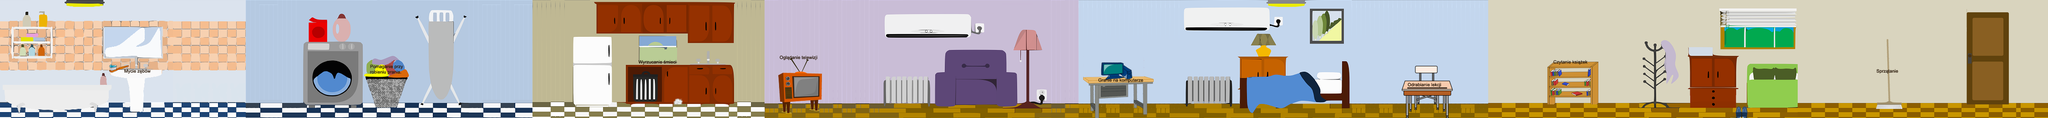

Rendered tile map (Tiled .tmx) drawn with the repository's tilesets; below, a short description and the map source with its tile grids summarised:
An orthogonal 450x26 tile map with 10x10 px tiles, 11 tile layers (Bg, adds, doors, 1, ...), 26 tilesets and 16 objects.

<map version="1.0" tiledversion="1.0.1" orientation="orthogonal" renderorder="right-down" width="450" height="26" tilewidth="10" tileheight="10" nextobjectid="51">
 <tileset firstgid="1" name="bath" tilewidth="10" tileheight="10" tilecount="988" columns="38">
  <image source="graphic/bath.png" trans="ff00ff" width="380" height="269" />
 </tileset>
 <tileset firstgid="989" name="bath1" tilewidth="10" tileheight="10" tilecount="104" columns="4">
  <image source="graphic/bath1.png" trans="ff00ff" width="40" height="269" />
 </tileset>
 <tileset firstgid="1093" name="wash" tilewidth="10" tileheight="10" tilecount="1026" columns="38">
  <image source="graphic/wash.png" trans="ff00ff" width="382" height="270" />
 </tileset>
 <tileset firstgid="2119" name="kitchen" tilewidth="10" tileheight="10" tilecount="988" columns="38">
  <image source="graphic/kitchen.png" trans="ff00ff" width="380" height="267" />
 </tileset>
 <tileset firstgid="3107" name="kitchen1" tilewidth="10" tileheight="10" tilecount="27" columns="1">
  <image source="graphic/kitchen1.png" trans="ff00ff" width="16" height="270" />
 </tileset>
 <tileset firstgid="3134" name="living" tilewidth="10" tileheight="10" tilecount="1026" columns="38">
  <image source="graphic/living.png" trans="ff00ff" width="380" height="270" />
 </tileset>
 <tileset firstgid="4160" name="bed" tilewidth="10" tileheight="10" tilecount="1026" columns="38">
  <image source="graphic/bed.png" trans="ff00ff" width="380" height="270" />
 </tileset>
 <tileset firstgid="5186" name="living" tilewidth="10" tileheight="10" tilecount="1026" columns="38">
  <image source="graphic/living.png" trans="ff00ff" width="380" height="270" />
 </tileset>
 <tileset firstgid="6212" name="living2" tilewidth="10" tileheight="10" tilecount="962" columns="37">
  <image source="graphic/living2.png" trans="ff00ff" width="379" height="268" />
 </tileset>
 <tileset firstgid="7174" name="living22" tilewidth="10" tileheight="10" tilecount="52" columns="2">
  <image source="graphic/living22.png" trans="ff00ff" width="22" height="268" />
 </tileset>
 <tileset firstgid="7226" name="door" tilewidth="10" tileheight="10" tilecount="510" columns="15">
  <image source="graphic/door.png" trans="ff00ff" width="157" height="342" />
 </tileset>
 <tileset firstgid="7736" name="mio" tilewidth="10" tileheight="10" tilecount="6223" columns="49">
  <image source="graphic/mio.png" trans="ff00ff" width="498" height="1279" />
 </tileset>
 <tileset firstgid="13959" name="tv" tilewidth="10" tileheight="10" tilecount="12800" columns="100">
  <image source="graphic/tv.png" trans="ff00ff" width="1008" height="1280" />
 </tileset>
 <tileset firstgid="26759" name="trash" tilewidth="10" tileheight="10" tilecount="9" columns="3">
  <image source="graphic/trash.png" trans="ff00ff" width="34" height="35" />
 </tileset>
 <tileset firstgid="26768" name="tooth" tilewidth="10" tileheight="10" tilecount="8192" columns="128">
  <image source="graphic/tooth.png" trans="ff00ff" width="1280" height="640" />
 </tileset>
 <tileset firstgid="34960" name="pc1" tilewidth="10" tileheight="10" tilecount="14464" columns="128">
  <image source="graphic/pc1.png" trans="ff00ff" width="1280" height="1131" />
 </tileset>
 <tileset firstgid="49424" name="book" tilewidth="10" tileheight="10" tilecount="14976" columns="128">
  <image source="graphic/book.png" trans="ff00ff" width="1280" height="1179" />
 </tileset>
 <tileset firstgid="64400" name="chair" tilewidth="10" tileheight="10" tilecount="15872" columns="124">
  <image source="graphic/chair.png" trans="ff00ff" width="1246" height="1280" />
 </tileset>
 <tileset firstgid="80272" name="1" tilewidth="10" tileheight="10" tilecount="174" columns="58">
  <image source="graphic/1.png" trans="ff00ff" width="580" height="30" />
 </tileset>
 <tileset firstgid="80446" name="2" tilewidth="10" tileheight="10" tilecount="174" columns="58">
  <image source="graphic/2.png" trans="ff00ff" width="580" height="30" />
 </tileset>
 <tileset firstgid="80620" name="3" tilewidth="10" tileheight="10" tilecount="174" columns="58">
  <image source="graphic/3.png" trans="ff00ff" width="580" height="30" />
 </tileset>
 <tileset firstgid="80794" name="4" tilewidth="10" tileheight="10" tilecount="174" columns="58">
  <image source="graphic/4.png" trans="ff00ff" width="580" height="30" />
 </tileset>
 <tileset firstgid="80968" name="5" tilewidth="10" tileheight="10" tilecount="174" columns="58">
  <image source="graphic/5.png" trans="ff00ff" width="580" height="30" />
 </tileset>
 <tileset firstgid="81142" name="6" tilewidth="10" tileheight="10" tilecount="174" columns="58">
  <image source="graphic/6.png" trans="ff00ff" width="580" height="30" />
 </tileset>
 <tileset firstgid="81316" name="7" tilewidth="10" tileheight="10" tilecount="174" columns="58">
  <image source="graphic/7.png" trans="ff00ff" width="580" height="30" />
 </tileset>
 <tileset firstgid="81490" name="8" tilewidth="10" tileheight="10" tilecount="174" columns="58">
  <image source="graphic/8.png" trans="ff00ff" width="580" height="30" />
 </tileset>
 <layer name="Bg" width="450" height="26">
  <data>[11700 cells, 11700 non-empty, 6086 distinct tile ids]</data>
 </layer>
 <layer name="adds" width="450" height="26">
  <data>[11700 cells, 730 non-empty, 730 distinct tile ids]</data>
 </layer>
 <layer name="doors" width="450" height="26">
  <data>[11700 cells, 210 non-empty, 210 distinct tile ids]</data>
 </layer>
 <objectgroup name="ground">
  <object id="1" x="0" y="240" width="3670" height="20" />
  <object id="9" x="3680" y="240" width="270" height="20" />
  <object id="45" x="3950" y="240" width="550" height="20" />
  <object id="46" x="3855" y="325" height="1" />
  <object id="48" x="3670" y="240" width="10" height="20" />
  <object id="49" x="-2" y="0" width="23.6667" height="259" />
  <object id="50" x="4499" y="1" width="13" height="258" />
 </objectgroup>
 <objectgroup name="empty" />
 <objectgroup name="empty" />
 <objectgroup name="empty" />
 <objectgroup name="doors">
  <object id="44" x="4330" y="40" width="70" height="196" />
 </objectgroup>
 <objectgroup name="zeby">
  <object id="25" x="242" y="152" width="110" height="16.6667" />
 </objectgroup>
 <objectgroup name="pranie">
  <object id="26" x="802" y="122" width="96.6667" height="49.3333" />
 </objectgroup>
 <objectgroup name="smieci">
  <object id="32" x="1396" y="130.667" width="100" height="20" />
 </objectgroup>
 <objectgroup name="tv">
  <object id="37" x="1704.67" y="132" width="110" height="29.3333" />
 </objectgroup>
 <objectgroup name="pc">
  <object id="38" x="2408.67" y="132.667" width="109.333" height="49.3333" />
 </objectgroup>
 <objectgroup name="lekcje">
  <object id="39" x="3080" y="174.667" width="110" height="17.3333" />
 </objectgroup>
 <objectgroup name="czytanie">
  <object id="40" x="3404.67" y="129.333" width="100" height="32" />
 </objectgroup>
 <objectgroup name="zamiatanie">
  <object id="41" x="4118.67" y="144" width="57.3333" height="19.3333" />
 </objectgroup>
 <layer name="1" width="450" height="26">
  <data>[11700 cells, 14 non-empty, 14 distinct tile ids]</data>
 </layer>
 <layer name="2" width="450" height="26">
  <data>[11700 cells, 24 non-empty, 24 distinct tile ids]</data>
 </layer>
 <layer name="3" width="450" height="26">
  <data>[11700 cells, 18 non-empty, 18 distinct tile ids]</data>
 </layer>
 <layer name="4" width="450" height="26">
  <data>[11700 cells, 18 non-empty, 18 distinct tile ids]</data>
 </layer>
 <layer name="5" width="450" height="26">
  <data>[11700 cells, 22 non-empty, 22 distinct tile ids]</data>
 </layer>
 <layer name="6" width="450" height="26">
  <data>[11700 cells, 20 non-empty, 20 distinct tile ids]</data>
 </layer>
 <layer name="7" width="450" height="26">
  <data>[11700 cells, 20 non-empty, 20 distinct tile ids]</data>
 </layer>
 <layer name="8" width="450" height="26">
  <data>[11700 cells, 14 non-empty, 14 distinct tile ids]</data>
 </layer>
</map>
